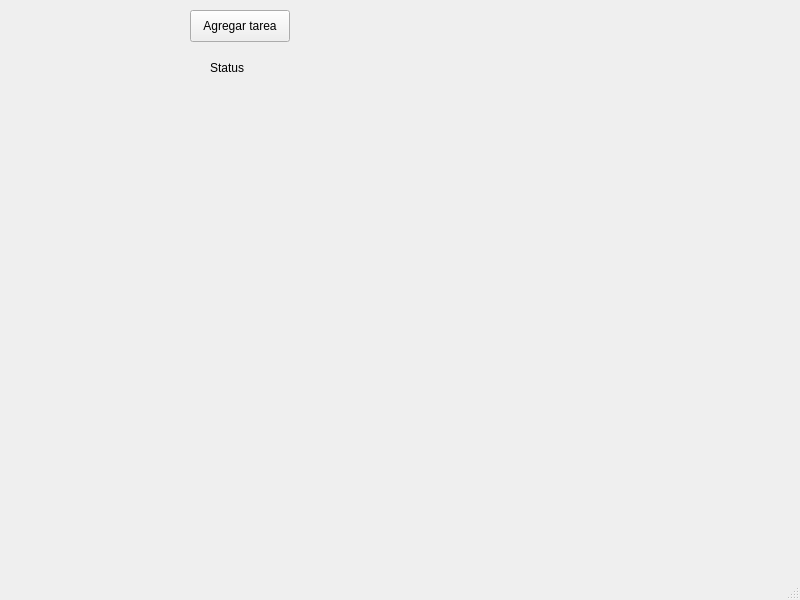
<?xml version="1.0" encoding="UTF-8"?>
<ui version="4.0">
 <class>MainWindow</class>
 <widget class="QMainWindow" name="MainWindow">
  <property name="geometry">
   <rect>
    <x>0</x>
    <y>0</y>
    <width>800</width>
    <height>600</height>
   </rect>
  </property>
  <property name="windowTitle">
   <string>MainWindow</string>
  </property>
  <widget class="QWidget" name="centralwidget">
   <widget class="QPushButton" name="addTaskButton">
    <property name="geometry">
     <rect>
      <x>190</x>
      <y>10</y>
      <width>100</width>
      <height>32</height>
     </rect>
    </property>
    <property name="text">
     <string>Agregar tarea</string>
    </property>
   </widget>
   <widget class="QLabel" name="statusLabel">
    <property name="geometry">
     <rect>
      <x>210</x>
      <y>60</y>
      <width>58</width>
      <height>16</height>
     </rect>
    </property>
    <property name="text">
     <string>Status</string>
    </property>
   </widget>
  </widget>
  <widget class="QMenuBar" name="menubar">
   <property name="geometry">
    <rect>
     <x>0</x>
     <y>0</y>
     <width>800</width>
     <height>30</height>
    </rect>
   </property>
  </widget>
  <widget class="QStatusBar" name="statusbar"/>
 </widget>
 <resources/>
 <connections/>
</ui>
